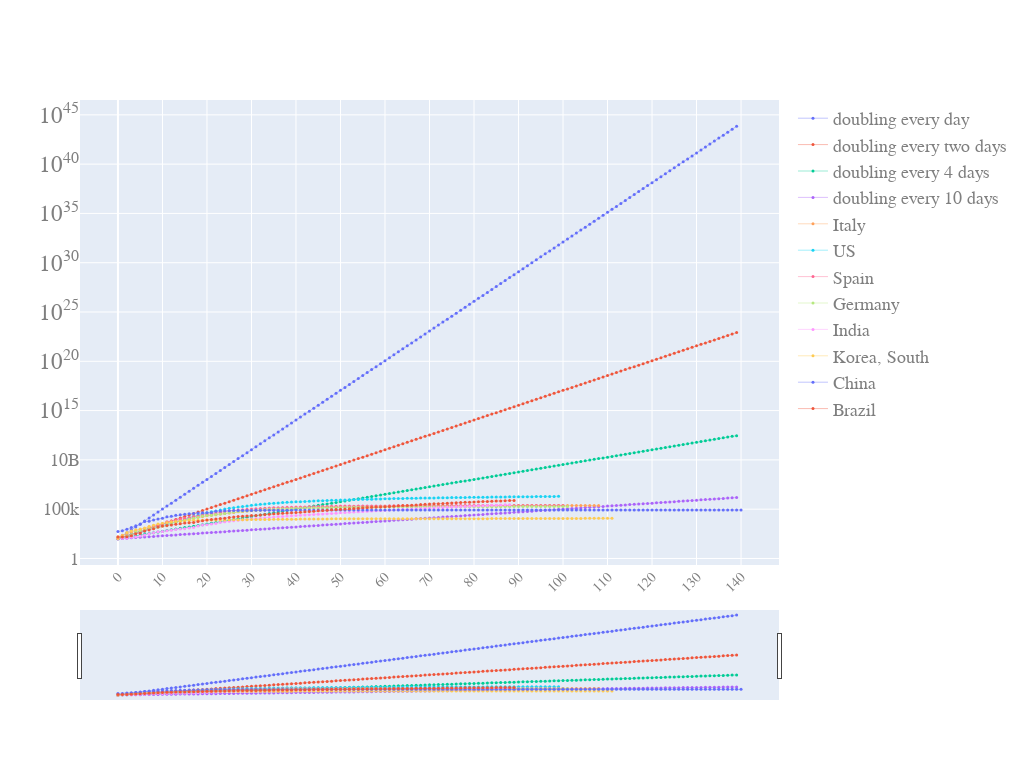

The cell this chart's notebook holds for it:
### Code cell
quick_plot(pd_sync_timelines_W_slope.date,
          pd_sync_timelines_W_slope.iloc[:,:-1],
          yscale= 'log',
          slider=True
          )

### Figure 1 — Plotly figure (JSON) as saved in the notebook; plotly's stock layout.template omitted (floating-point values rounded to 4 significant figures; data arrays with more than 128 entries replaced by an {"elided": "..."} marker saying what was removed)
{"data": [{"line": {"width": 0.4}, "marker": {"size": 3}, "mode": "lines+markers", "name": "doubling every day", "type": "scatter", "x": {"elided": "141 int values"}, "y": {"elided": "141 float values"}}, {"line": {"width": 0.4}, "marker": {"size": 3}, "mode": "lines+markers", "name": "doubling every two days", "type": "scatter", "x": {"elided": "141 int values"}, "y": {"elided": "141 float values"}}, {"line": {"width": 0.4}, "marker": {"size": 3}, "mode": "lines+markers", "name": "doubling every 4 days", "type": "scatter", "x": {"elided": "141 int values"}, "y": {"elided": "141 float values"}}, {"line": {"width": 0.4}, "marker": {"size": 3}, "mode": "lines+markers", "name": "doubling every 10 days", "type": "scatter", "x": {"elided": "141 int values"}, "y": {"elided": "141 float values"}}, {"line": {"width": 0.4}, "marker": {"size": 3}, "mode": "lines+markers", "name": "Italy", "type": "scatter", "x": {"elided": "141 int values"}, "y": {"elided": "141 int values"}}, {"line": {"width": 0.4}, "marker": {"size": 3}, "mode": "lines+markers", "name": "US", "type": "scatter", "x": {"elided": "141 int values"}, "y": {"elided": "141 int values"}}, {"line": {"width": 0.4}, "marker": {"size": 3}, "mode": "lines+markers", "name": "Spain", "type": "scatter", "x": {"elided": "141 int values"}, "y": {"elided": "141 int values"}}, {"line": {"width": 0.4}, "marker": {"size": 3}, "mode": "lines+markers", "name": "Germany", "type": "scatter", "x": {"elided": "141 int values"}, "y": {"elided": "141 int values"}}, {"line": {"width": 0.4}, "marker": {"size": 3}, "mode": "lines+markers", "name": "India", "type": "scatter", "x": {"elided": "141 int values"}, "y": {"elided": "141 int values"}}, {"line": {"width": 0.4}, "marker": {"size": 3}, "mode": "lines+markers", "name": "Korea, South", "type": "scatter", "x": {"elided": "141 int values"}, "y": {"elided": "141 int values"}}, {"line": {"width": 0.4}, "marker": {"size": 3}, "mode": "lines+markers", "name": "China", "type": "scatter", "x": {"elided": "141 int values"}, "y": {"elided": "141 int values"}}, {"line": {"width": 0.4}, "marker": {"size": 3}, "mode": "lines+markers", "name": "Brazil", "type": "scatter", "x": {"elided": "141 int values"}, "y": {"elided": "141 int values"}}], "layout": {"autosize": true, "font": {"color": "#7f7f7f", "family": "PT Sans. monospace", "size": 18}, "height": 780, "width": 1024, "xaxis": {"nticks": 20, "rangeslider": {"visible": true}, "tickangle": -45, "tickfont": {"color": "#7f7f7f", "size": 14}}, "yaxis": {"type": "log"}}}
